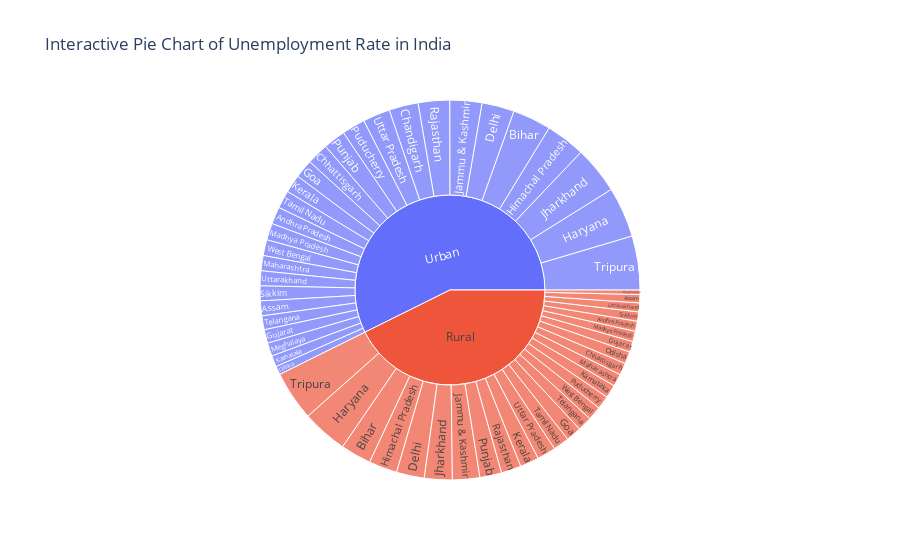

This figure's notebook cell:
### Code cell
aggregated_data=emp.groupby(["Region","States"],as_index=False)["Estimated Unemployment Rate(%)"].mean()
fig = px.sunburst(aggregated_data, path=["Region", "States"], values="Estimated Unemployment Rate(%)",
                  color_continuous_scale="RdYlGn", title="Interactive Pie Chart of Unemployment Rate in India")
fig.show()

### Figure 1 — Plotly figure (JSON) as saved in the notebook; plotly's stock layout.template omitted (floating-point values rounded to 4 significant figures)
{"data": [{"branchvalues": "total", "domain": {"x": [0, 1], "y": [0, 1]}, "hovertemplate": "labels=%{label}<br>Estimated Unemployment Rate(%)=%{value}<br>parent=%{parent}<br>id=%{id}<extra></extra>", "ids": ["Rural/Andhra Pradesh", "Urban/Andhra Pradesh", "Rural/Assam", "Urban/Assam", "Rural/Bihar", "Urban/Bihar", "Urban/Chandigarh", "Rural/Chhattisgarh", "Urban/Chhattisgarh", "Rural/Delhi", "Urban/Delhi", "Rural/Goa", "Urban/Goa", "Rural/Gujarat", "Urban/Gujarat", "Rural/Haryana", "Urban/Haryana", "Rural/Himachal Pradesh", "Urban/Himachal Pradesh", "Rural/Jammu & Kashmir", "Urban/Jammu & Kashmir", "Rural/Jharkhand", "Urban/Jharkhand", "Rural/Karnataka", "Urban/Karnataka", "Rural/Kerala", "Urban/Kerala", "Rural/Madhya Pradesh", "Urban/Madhya Pradesh", "Rural/Maharashtra", "Urban/Maharashtra", "Rural/Meghalaya", "Urban/Meghalaya", "Rural/Odisha", "Urban/Odisha", "Rural/Puducherry", "Urban/Puducherry", "Rural/Punjab", "Urban/Punjab", "Rural/Rajasthan", "Urban/Rajasthan", "Rural/Sikkim", "Urban/Sikkim", "Rural/Tamil Nadu", "Urban/Tamil Nadu", "Rural/Telangana", "Urban/Telangana", "Rural/Tripura", "Urban/Tripura", "Rural/Uttar Pradesh", "Urban/Uttar Pradesh", "Rural/Uttarakhand", "Urban/Uttarakhand", "Rural/West Bengal", "Urban/West Bengal", "Rural", "Urban"], "labels": ["Andhra Pradesh", "Andhra Pradesh", "Assam", "Assam", "Bihar", "Bihar", "Chandigarh", "Chhattisgarh", "Chhattisgarh", "Delhi", "Delhi", "Goa", "Goa", "Gujarat", "Gujarat", "Haryana", "Haryana", "Himachal Pradesh", "Himachal Pradesh", "Jammu & Kashmir", "Jammu & Kashmir", "Jharkhand", "Jharkhand", "Karnataka", "Karnataka", "Kerala", "Kerala", "Madhya Pradesh", "Madhya Pradesh", "Maharashtra", "Maharashtra", "Meghalaya", "Meghalaya", "Odisha", "Odisha", "Puducherry", "Puducherry", "Punjab", "Punjab", "Rajasthan", "Rajasthan", "Sikkim", "Sikkim", "Tamil Nadu", "Tamil Nadu", "Telangana", "Telangana", "Tripura", "Tripura", "Uttar Pradesh", "Uttar Pradesh", "Uttarakhand", "Uttarakhand", "West Bengal", "West Bengal", "Rural", "Urban"], "name": "", "parents": ["Rural", "Urban", "Rural", "Urban", "Rural", "Urban", "Urban", "Rural", "Urban", "Rural", "Urban", "Rural", "Urban", "Rural", "Urban", "Rural", "Urban", "Rural", "Urban", "Rural", "Urban", "Rural", "Urban", "Rural", "Urban", "Rural", "Urban", "Rural", "Urban", "Rural", "Urban", "Rural", "Urban", "Rural", "Urban", "Rural", "Urban", "Rural", "Urban", "Rural", "Urban", "Rural", "Urban", "Rural", "Urban", "Rural", "Urban", "Rural", "Urban", "Rural", "Urban", "Rural", "Urban", "Rural", "Urban", "", ""], "type": "sunburst", "values": [5.526, 9.428, 4.491, 8.089, 16.77, 21.07, 15.99, 6.629, 11.85, 15.26, 17.73, 8.39, 10.16, 5.917, 7.411, 25.01, 27.55, 15.5, 21.58, 14.95, 17.55, 15.22, 25.95, 7.224, 6.128, 10.34, 9.906, 5.654, 9.159, 6.81, 8.305, 2.475, 7.302, 6.613, 4.703, 7.263, 12.75, 11.92, 12.14, 10.93, 17.19, 5.08, 8.153, 8.776, 9.793, 7.864, 7.612, 27.17, 29.53, 10.21, 14.89, 4.882, 8.162, 7.572, 8.677, 274.5, 368.8]}], "layout": {"legend": {"tracegroupgap": 0}, "title": {"text": "Interactive Pie Chart of Unemployment Rate in India"}}}
